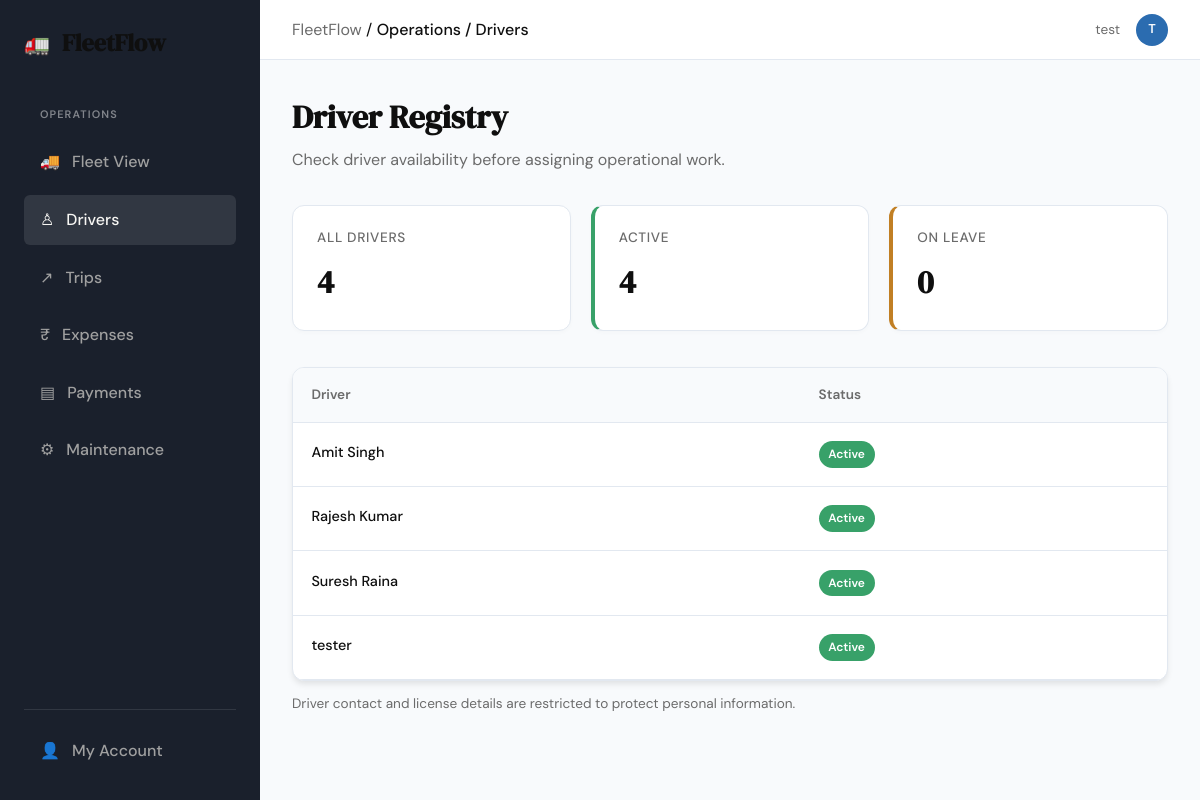
Page /drivers (signed in) on the committed database.
### tables this page shows
CREATE TABLE users (
                user_id INTEGER PRIMARY KEY AUTOINCREMENT,
                email TEXT NOT NULL UNIQUE,
                password TEXT NOT NULL,
                is_approved BOOLEAN DEFAULT 0,
                role TEXT CHECK(role IN ('Admin', 'User')) DEFAULT 'User',
                created_at DATETIME DEFAULT CURRENT_TIMESTAMP
            , full_name TEXT, is_rejected BOOLEAN NOT NULL DEFAULT 0, is_terminated BOOLEAN NOT NULL DEFAULT 0, terminated_at DATETIME, job_role TEXT NOT NULL DEFAULT 'User');

CREATE TABLE drivers (
                driver_id INTEGER PRIMARY KEY AUTOINCREMENT,
                name TEXT NOT NULL,
                license_number TEXT NOT NULL UNIQUE,
                contact_info TEXT,
                status TEXT CHECK(status IN ('Active', 'On Leave')) DEFAULT 'Active'
            , is_terminated BOOLEAN NOT NULL DEFAULT 0, terminated_at DATETIME, termination_reason TEXT);

### app.py (the view)
@app.route("/drivers")
@access_required
def drivers():
    session.setdefault("csrf_token", secrets.token_urlsafe(32))
    is_admin = bool(session.get("is_admin") or session.get("role") == "Admin")
    conn = get_db()
    if is_admin:
        rows = conn.execute(
            "SELECT driver_id, name, license_number, contact_info, status, "
            "is_terminated, terminated_at, termination_reason "
            "FROM drivers ORDER BY name COLLATE NOCASE"
        ).fetchall()
    else:
        rows = conn.execute(
            "SELECT driver_id, name, status FROM drivers "
            "WHERE is_terminated = 0 ORDER BY name COLLATE NOCASE"
        ).fetchall()
    counts = conn.execute(
        "SELECT COUNT(*) AS total, "
        "SUM(CASE WHEN status = 'Active' AND is_terminated = 0 THEN 1 ELSE 0 END) AS active, "
        "SUM(CASE WHEN status = 'On Leave' AND is_terminated = 0 THEN 1 ELSE 0 END) AS on_leave, "
        "SUM(CASE WHEN is_terminated = 1 THEN 1 ELSE 0 END) AS terminated "
        "FROM drivers"
    ).fetchone()
    conn.close()
    return render_template(
        "drivers.html",
        drivers=rows,
        counts=counts,
        is_admin=is_admin,
        csrf_token=session["csrf_token"],
        block_content='dashboard'
    )

### controller/access_controller.py (called while the page is built)
    def is_authorized(self, user_id):
        user = self.db.execute(
            "SELECT is_approved, is_rejected, is_terminated FROM users WHERE user_id = ?",
            (user_id,)
        ).fetchone()
        return (
            user
            and user['is_approved'] == 1
            and not user['is_rejected']
            and not user['is_terminated']
        )

    def is_terminated(self, user_id):
        user = self.db.execute(
            "SELECT is_terminated FROM users WHERE user_id = ?", (user_id,)
        ).fetchone()
        return bool(user and user['is_terminated'])

    def is_super_admin(self, email):
        return email == SUPER_ADMIN_EMAIL

### database/db.py (called while the page is built)
def get_db():
    conn = sqlite3.connect(DATABASE_PATH)
    conn.row_factory = sqlite3.Row
    conn.execute("PRAGMA foreign_keys = ON")
    return conn

### templates/drivers.html (shortened to what this page needs)
{% extends "base.html" %}
{% block breadcrumb %}Operations / Drivers{% endblock %}
{% block content_dashboard %}
<div class="dashboard-page">
    <div class="panel-header" style="margin-bottom: 2rem;">
        <div>
            <h1 class="dashboard-title">Driver Registry</h1>
            <p class="dashboard-subtitle">{% if is_admin %}Manage driver records and availability.{% else %}Check driver availability before assigning operational work.{% endif %}</p>
        </div>
    </div>
    <div class="stats-grid">
        <div class="stat-tile"><span class="stat-label">All Drivers</span><span class="stat-value">{{ counts.total or 0 }}</span></div>
        <div class="stat-tile" style="border-left: 4px solid var(--status-available);"><span class="stat-label">Active</span><span class="stat-value">{{ counts.active or 0 }}</span></div>
        <div class="stat-tile" style="border-left: 4px solid var(--accent-2);"><span class="stat-label">On Leave</span><span class="stat-value">{{ counts.on_leave or 0 }}</span></div>
    </div>
    <div class="table-container">
        <table class="fleet-table">
            <thead><tr><th>Driver</th>{% if is_admin %}<th>License number</th><th>Contact</th>{% endif %}<th>Status</th>{% if is_admin %}<th>Actions</th>{% endif %}</tr></thead>
            <tbody>
                {% for driver in drivers %}
                <tr>
                    <td style="font-weight: 500;">{{ driver.name }}</td>
                    <td>
                        {% if is_admin and driver.is_terminated %}
                        <span class="status-badge badge-maint">Departed</span><br>
                        <span class="expense-secondary">Since {{ driver.terminated_at }}</span>
                        {% else %}
                        <span class="status-badge {% if driver.status == 'Active' %}badge-available{% else %}badge-trip{% endif %}">{{ driver.status }}</span>
                        {% endif %}
                    </td>
                </tr>
                {% else %}
                <tr><td colspan="{{ 5 if is_admin else 2 }}" class="user-empty-state">No drivers have been added to the registry yet.</td></tr>
                {% endfor %}
            </tbody>
        </table>
    </div>
    {% if not is_admin %}<p class="user-data-note">Driver contact and license details are restricted to protect personal information.</p>{% endif %}
</div>
{% endblock %}

### templates/base.html (shortened to what this page needs)
<!DOCTYPE html>
<html lang="en">
<head>
    <link rel="stylesheet" href="{{ url_for('static', filename='css/style.css') }}">
</head>
<body class="{{ 'dashboard-body' if block_content == 'dashboard' else '' }}">
    {% if block_content == 'dashboard' %}
    <div class="dashboard-layout">
        <aside class="sidebar">
            <div class="sidebar-header">
                <span class="brand-icon">🚛</span>
                <span class="brand-name">FleetFlow</span>
            </div>
            <nav class="sidebar-nav">
                {% if session.get('is_admin') or session.get('role') == 'Admin' %}
                <span class="nav-section-label">Administration</span>
                <a href="{{ url_for('admin_dashboard') }}" class="nav-item{% if request.endpoint == 'admin_dashboard' %} active{% endif %}"><span>▦</span> Overview</a>
                <a href="{{ url_for('trucks') }}" class="nav-item{% if request.endpoint in ('trucks', 'add_truck', 'edit_truck', 'delete_truck') %} active{% endif %}"><span>🚚</span> Trucks</a>
                <a href="{{ url_for('drivers') }}" class="nav-item{% if request.endpoint in ('drivers', 'add_driver', 'edit_driver', 'upload_driver_document', 'download_driver_document') %} active{% endif %}"><span>♙</span> Drivers</a>
                <a href="{{ url_for('trips') }}" class="nav-item{% if request.endpoint in ('trips', 'create_trip', 'update_trip_status', 'update_trip_freight', 'record_trip_payment') %} active{% endif %}"><span>↗</span> Trips & Dispatch</a>
                <a href="{{ url_for('admin_users') }}" class="nav-item{% if request.endpoint in ('admin_users', 'approve_user', 'reject_user') %} active{% endif %}"><span>♙</span> User Access</a>
                <a href="{{ url_for('expenses') }}" class="nav-item{% if request.endpoint in ('expenses', 'review_expense', 'correct_expense_amount') %} active{% endif %}"><span>₹</span> Expenses</a>
                <a href="{{ url_for('payments') }}" class="nav-item{% if request.endpoint in ('payments', 'correct_payment_amount') %} active{% endif %}"><span>▤</span> Payments</a>
                <a href="{{ url_for('admin_audit') }}" class="nav-item{% if request.endpoint == 'admin_audit' %} active{% endif %}"><span>≡</span> Audit Log</a>
                {% else %}
                <span class="nav-section-label">Operations</span>
                <a href="{{ url_for('trucks') }}" class="nav-item{% if request.endpoint in ('trucks', 'add_truck', 'edit_truck') %} active{% endif %}"><span>🚚</span> Fleet View</a>
                <a href="{{ url_for('drivers') }}" class="nav-item{% if request.endpoint == 'drivers' %} active{% endif %}"><span>♙</span> Drivers</a>
                <a href="{{ url_for('trips') }}" class="nav-item{% if request.endpoint == 'trips' %} active{% endif %}"><span>↗</span> Trips</a>
                <a href="{{ url_for('expenses') }}" class="nav-item{% if request.endpoint in ('expenses', 'review_expense', 'correct_expense_amount') %} active{% endif %}"><span>₹</span> Expenses</a>
                <a href="{{ url_for('payments') }}" class="nav-item{% if request.endpoint in ('payments', 'correct_payment_amount') %} active{% endif %}"><span>▤</span> Payments</a>
                <a href="{{ url_for('maintenance') }}" class="nav-item{% if request.endpoint == 'maintenance' %} active{% endif %}"><span>⚙</span> Maintenance</a>
                {% endif %}
            </nav>
            <div class="sidebar-footer">
                <a href="{{ url_for('account') }}" class="nav-item{% if request.endpoint == 'account' %} active{% endif %}"><span>👤</span> My Account</a>
            </div>
        </aside>
        <div class="app-container">
            <nav class="top-bar">
                <div class="breadcrumbs">
                    <span style="color: var(--ink-muted);">FleetFlow</span> /
                    <span style="color: var(--ink); font-weight: 500;">{% block breadcrumb %}Dashboard{% endblock %}</span>
                </div>
                <div class="user-profile" style="display: flex; align-items: center; gap: 1rem;">
                    {% set profile_name = session.get('full_name') or session.get('email', 'Account') %}
                    <span style="font-size: 0.85rem; color: var(--ink-muted);">{{ profile_name }}</span>
                    <div aria-label="{{ profile_name }}" title="{{ profile_name }}" style="width: 32px; height: 32px; border-radius: 50%; background: var(--industry-blue); color: white; display: flex; align-items: center; justify-content: center; font-size: 0.8rem; font-weight: 600;">{{ session.get('avatar_initials') or profile_name[:1]|upper }}</div>
                </div>
            </nav>
            <main class="main-content" style="padding: 2rem;">
                {% block content_dashboard %}{% endblock %}
            </main>
        </div>
    </div>
    {% endif %}
</body>
</html>

### static/css/style.css (style rules this page uses)
:root { --ink: #0f0f0f; --ink-soft: #2d2d2d; --ink-muted: #6b6b6b; --ink-faint: #a0a0a0; --paper: #f7f6f3; --paper-warm: #f0ede6; --paper-card: #ffffff; --accent: #1a472a; --accent-light: #e8f0eb; --accent-2: #c17f24; --accent-2-light: #fdf3e3; --danger: #c0392b; --danger-light: #fdecea; --border: #e4e1da; --border-soft: #eeebe4; --industry-dark: #1a202c; --industry-blue: #2b6cb0; --industry-accent: #ecc94b; --bg-main: #f8fafc; --status-available: #38a169; --status-trip: #dd6b20; --status-maint: #e53e3e; --border-ui: #e2e8f0; --font-display: 'DM Serif Display', Georgia, serif; --font-body: 'DM Sans', system-ui, sans-serif; --max-width: 1200px; --auth-width: 440px; --radius-sm: 6px; --radius-md: 12px; --radius-lg: 20px; }
*, *::before, *::after { box-sizing: border-box; margin: 0; padding: 0; }
html { font-size: 16px; scroll-behavior: smooth; }
body { background: var(--paper); color: var(--ink); font-family: var(--font-body); font-size: 1rem; line-height: 1.6; -webkit-font-smoothing: antialiased; }
a { color: inherit; text-decoration: none; }
.brand-icon { color: var(--accent); font-size: 1.3rem; }
.brand-name { color: var(--ink); }
.main-content { min-height: calc(100vh - 60px - 100px); }
.dashboard-layout { display: grid; grid-template-columns: var(--sidebar-width, 260px) 1fr; min-height: 100vh; }
.sidebar { background: var(--industry-dark); color: var(--paper); display: flex; flex-direction: column; padding: 1.5rem; position: sticky; top: 0; height: 100vh; }
.sidebar-header { display: flex; align-items: center; gap: 0.75rem; font-family: var(--font-display); font-size: 1.5rem; font-weight: 600; margin-bottom: 2rem; color: var(--paper); }
.sidebar-nav { display: flex; flex-direction: column; gap: 0.5rem; flex-grow: 1; }
.nav-item { display: flex; align-items: center; gap: 0.75rem; padding: 0.75rem 1rem; border-radius: var(--radius-sm); color: var(--ink-faint); font-weight: 500; transition: all 0.2s; }
.nav-item:hover, .nav-item.active { background: rgba(255, 255, 255, 0.1); color: var(--paper); }
.nav-section-label { padding: 0.75rem 1rem 0.35rem; color: rgba(255, 255, 255, 0.45); font-size: 0.68rem; font-weight: 600; letter-spacing: 0.1em; text-transform: uppercase; }
.sidebar-footer { border-top: 1px solid rgba(255, 255, 255, 0.1); padding-top: 1rem; }
.dashboard-page > .panel-header { margin-bottom: 2rem; }
.dashboard-page > .table-container { margin-top: 1.5rem; }
.dashboard-title { color: var(--ink); font-family: var(--font-display); font-size: 2rem; margin: 0; }
.dashboard-subtitle { color: var(--ink-muted); margin-top: 0.25rem; }
.account-help, .user-data-note { color: var(--ink-muted); font-size: 0.85rem; margin: -0.5rem 0 1.25rem; }
.user-data-note { margin: 0.75rem 0 0; }
.app-container { background: var(--bg-main); display: flex; flex-direction: column; min-height: 100vh; }
.top-bar { height: 60px; background: var(--paper-card); border-bottom: 1px solid var(--border-ui); display: flex; align-items: center; padding: 0 2rem; justify-content: space-between; }
.stats-grid { display: grid; grid-template-columns: repeat(auto-fit, minmax(200px, 1fr)); gap: 1.25rem; margin: 1.5rem 0 2.25rem; }
.stat-tile { background: var(--paper-card); padding: 1.35rem 1.5rem; border-radius: var(--radius-md); border: 1px solid var(--border-ui); box-shadow: 0 2px 4px rgba(0,0,0,0.02); display: flex; flex-direction: column; gap: 0.5rem; }
.stat-label { font-size: 0.85rem; font-weight: 500; color: var(--ink-muted); text-transform: uppercase; letter-spacing: 0.05em; }
.stat-value { font-family: var(--font-display); font-size: 2rem; font-weight: 600; color: var(--ink); }
.table-container { background: var(--paper-card); border-radius: var(--radius-md); border: 1px solid var(--border-ui); overflow-x: auto; box-shadow: 0 4px 6px -1px rgba(0, 0, 0, 0.1); }
.fleet-table { width: 100%; border-collapse: collapse; text-align: left; }
.fleet-table th { background: var(--bg-main); padding: 1rem 1.15rem; font-size: 0.85rem; font-weight: 600; color: var(--ink-muted); border-bottom: 1px solid var(--border-ui); }
.fleet-table td { padding: 1.15rem; border-bottom: 1px solid var(--border-ui); font-size: 0.9rem; line-height: 1.55; vertical-align: top; }
.status-badge { padding: 0.25rem 0.6rem; border-radius: 999px; font-size: 0.75rem; font-weight: 600; display: inline-block; }
.badge-available { background: var(--status-available); color: white; }

### rows in the picture
users: full_name "test"
drivers: name "Amit Singh", status "Active"
drivers: name "Rajesh Kumar", status "Active"
drivers: name "Suresh Raina", status "Active"
drivers: name "tester", status "Active"

### other values in the picture
{{ session.get('avatar_initials') or profile_name[:1]|upper }} "T"
{{ counts.total or 0 }} "4"
{{ counts.active or 0 }} "4"
{{ counts.on_leave or 0 }} "0"
